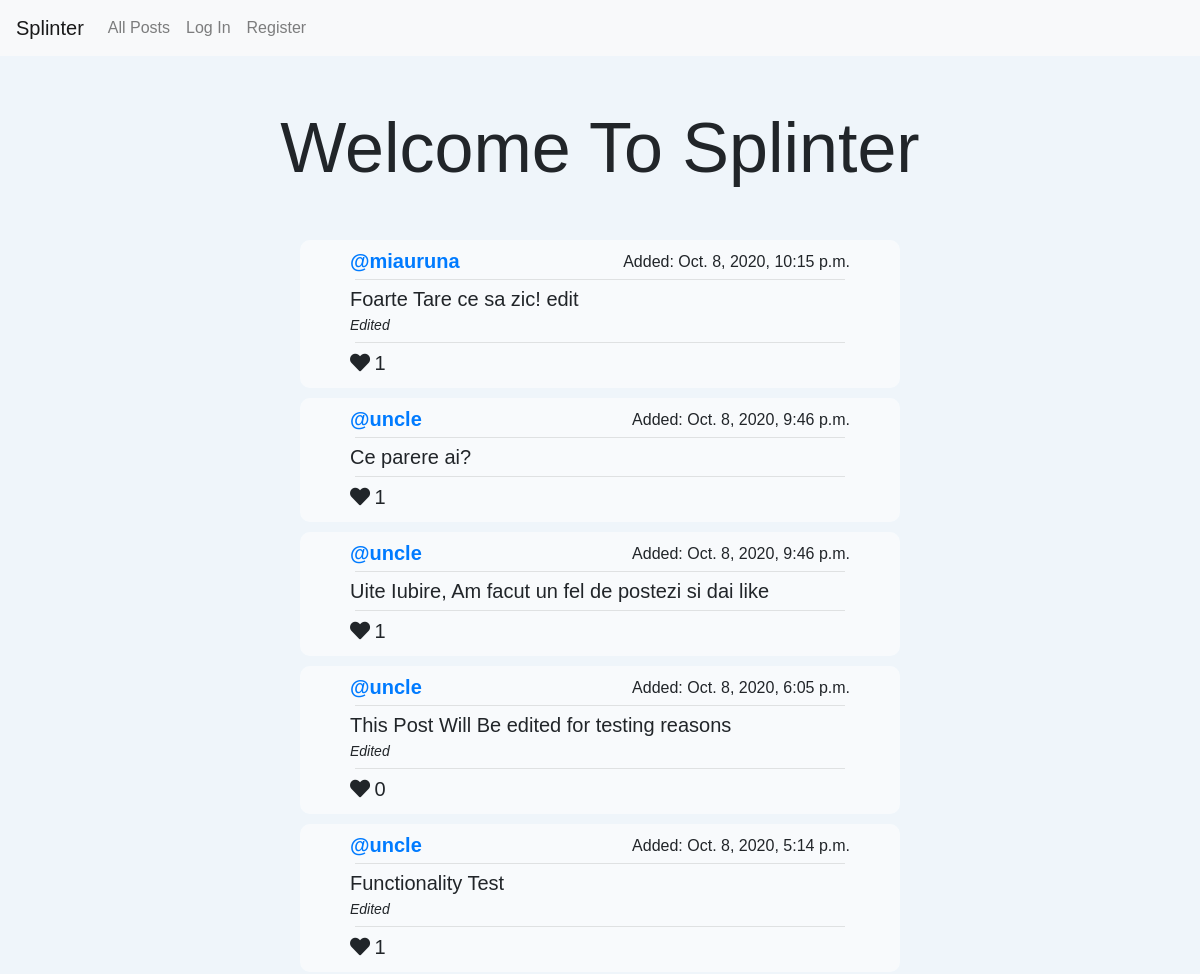
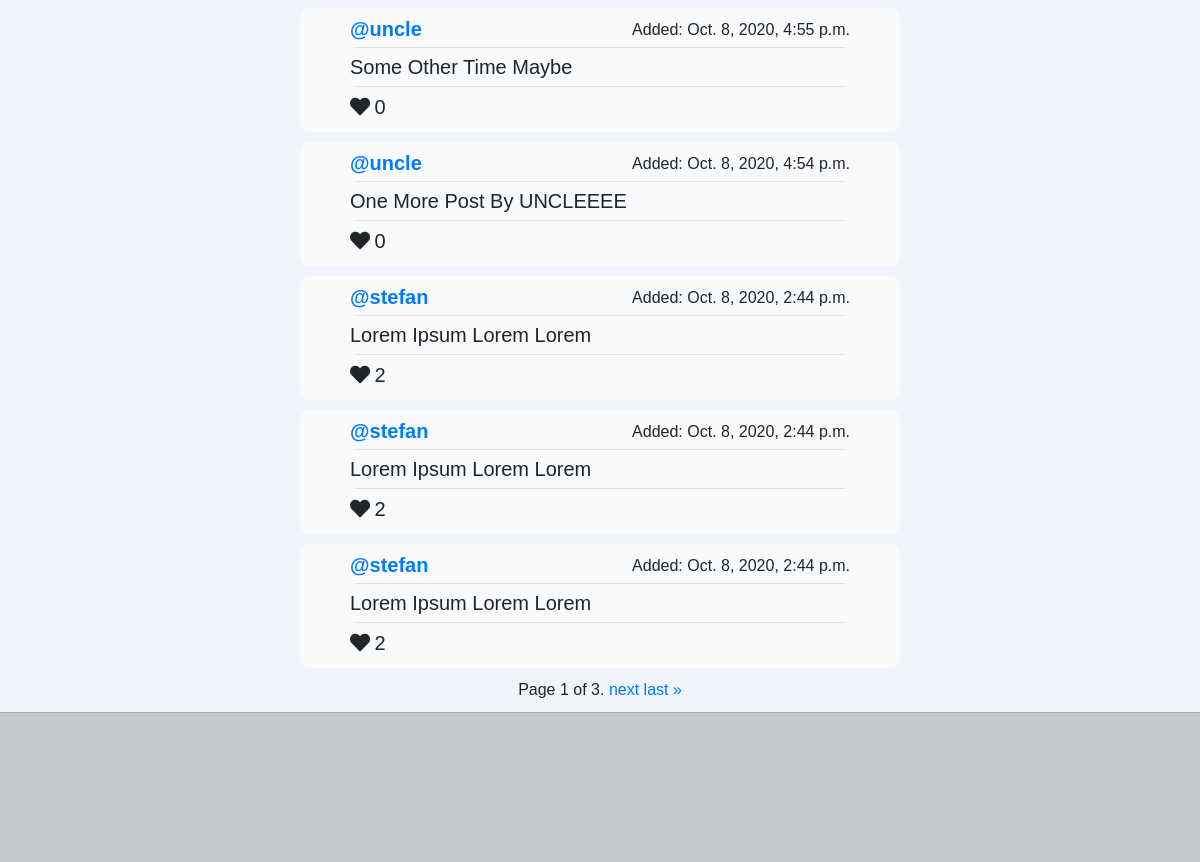
The app's page /, older data (2 pictures, top to bottom).
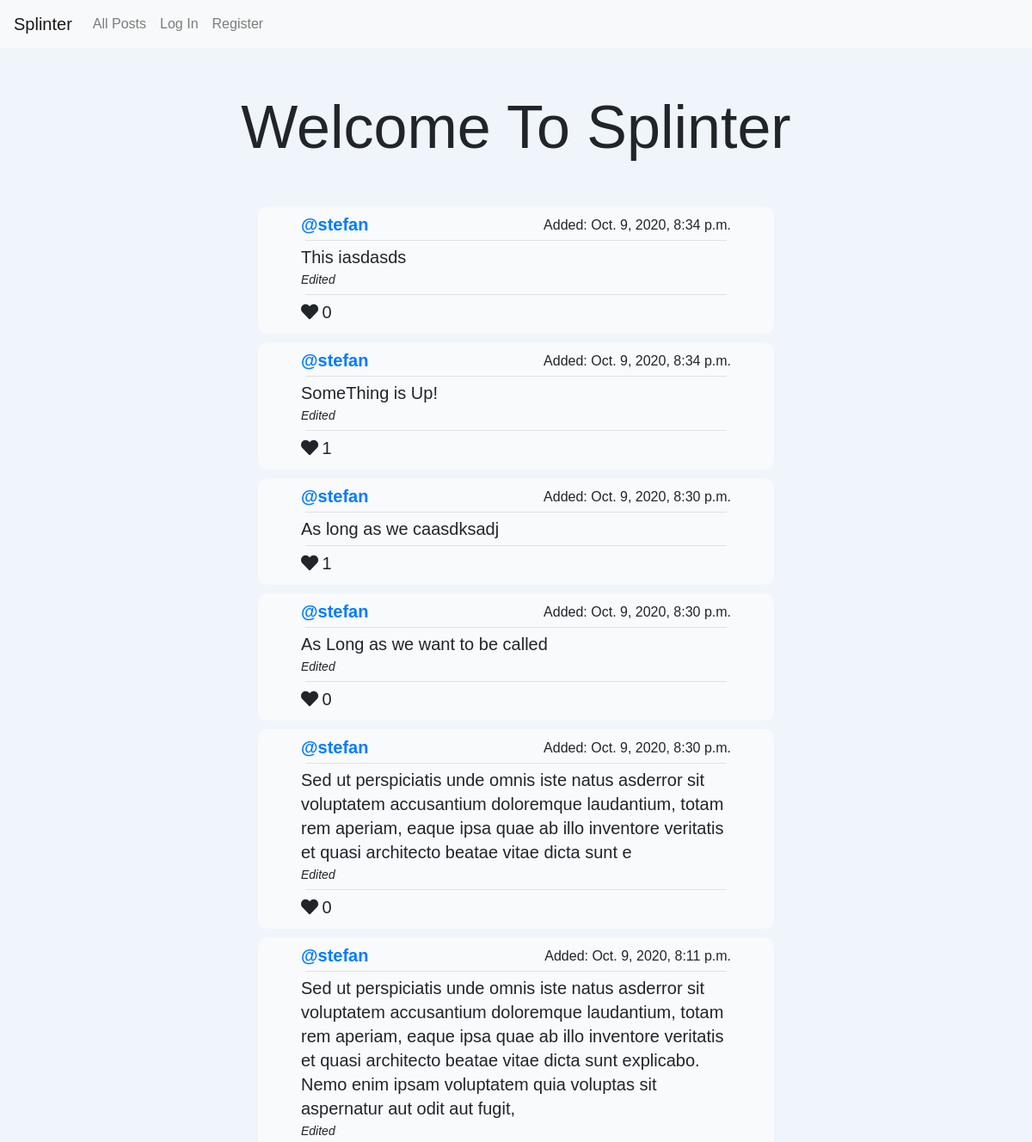
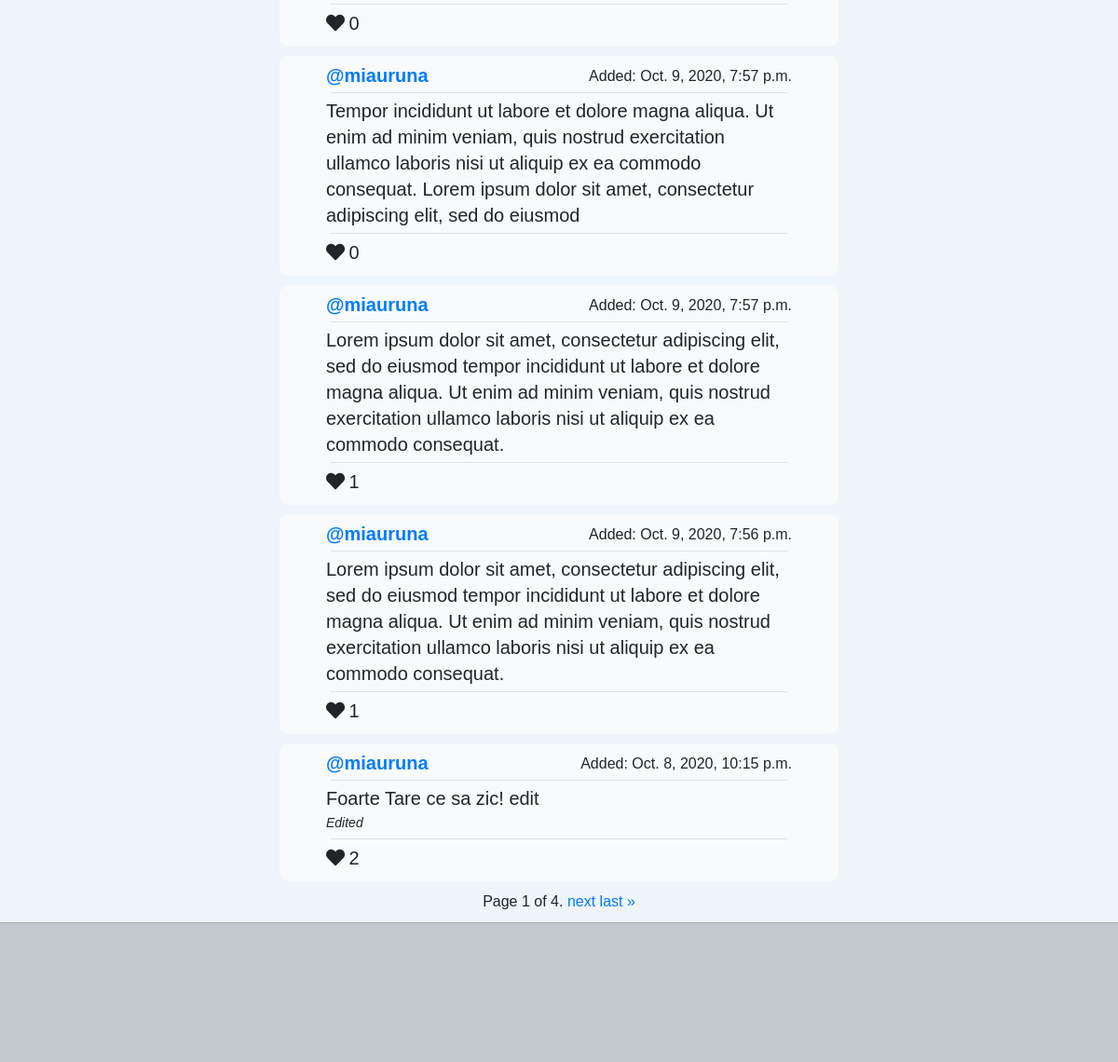
The same page, newer data (2 pictures, top to bottom).
### network/models.py (models this page shows, shortened)
class Post(models.Model):
    user = models.ForeignKey(settings.AUTH_USER_MODEL, on_delete=models.CASCADE, related_name="posts")
    content = models.CharField(max_length = 256)
    date_added = models.DateTimeField(auto_now_add=True)
    edited = models.BooleanField(default=False)
    like = models.ManyToManyField(User, blank=True, related_name="likes")

class User(AbstractUser):
    pass

### network/views.py (the view)
# urls.py: path("", views.index, name="index"),
def index(request):
    posts_list = Post.objects.all().order_by('-date_added')
    paginator = Paginator(posts_list, 10)
    page_number = request.GET.get('page')
    page_obj = paginator.get_page(page_number)
    context = {
        "page_obj": page_obj,
    }
    return render(request, "network/index.html", context)

### network/templates/network/index.html (shortened to what this page needs)
{% extends "network/layout.html" %}
{% load static %}
{% block body %}
    {% if user.is_authenticated %}
        <div class="post-container form-container">
            <h2 class="form-header">Create A New Post</h2>
            <form action="" id="post-form">
                <textarea class="form-control" id="post-content" rows="3"></textarea>
                <input class="form-button my-button" id="post-submit" type="submit">
            </form>
        </div>
    {% else %}
        <h1 class="main-header">
            Welcome To Splinter
        </h1>
    {% endif %}
    {% for post in page_obj %}
        <div id="post_container_{{ post.id }}" class="post-container">
            <div class="post-header">
                <div class="post-user">
                    <a class="post-profile-link" href="{% url 'display_profile_view' post.user.id %}">@{{ post.user.username }}</a>
                </div>
                <p class="post-date">Added: {{ post.date_added }}</p>
            </div>
            <hr>
            <div id="content_container_{{ post.id }}">
                <p class="post-content" id="post_content_{{ post.id }}">
                    {{ post.content }}
                </p>
                {% if post.edited == True %}
                    <small class="post-content-edit">Edited</small>
                {% endif %}
            </div>
            <hr>
            {% if user.is_authenticated %}
                <div id="like_button_{{ post.id }}" class="liked" data-post_id="{{ post.id }}">
                    {% if request.user in post.like.all %}
                        <i class="fas fa-heart icon"></i>
                    {% else %}
                        <i class="far fa-heart icon"></i>
                    {% endif %}
                </div>
            {% else %}
                <i class="fas fa-heart icon"></i>
            {% endif %}
            <p class="likes_count" id="like_count_{{ post.id }}">{{ post.like.count }}</p>
        </div>
    {% endfor %}
    <div class="pagination">
        <span class="step-links">
            <span class="current">
                Page {{ page_obj.number }} of {{ page_obj.paginator.num_pages }}.
            </span>
            {% if page_obj.has_next %}
                <a href="?page={{ page_obj.next_page_number }}">next</a>
                <a href="?page={{ page_obj.paginator.num_pages }}">last &raquo;</a>
            {% endif %}
        </span>
    </div>
{% endblock %}

Row changes from the older to the newer data that the page shows:
no longer on this page (row unchanged): Post: user.username "uncle", date_added "Oct. 8, 2020, 9:46 p.m.", content "Ce parere ai?", like.count "1"
no longer on this page (row unchanged): Post: user.username "uncle", date_added "Oct. 8, 2020, 9:46 p.m.", content "Uite Iubire, Am facut un fel de postezi si dai like", like.count "1"
no longer on this page (row unchanged): Post: user.username "uncle", date_added "Oct. 8, 2020, 6:05 p.m.", content "This Post Will Be edited for testing reasons", edited "Edited", like.count "0"
no longer on this page (row unchanged): Post: user.username "uncle", date_added "Oct. 8, 2020, 5:14 p.m.", content "Functionality Test", edited "Edited", like.count "1"
no longer on this page (row unchanged): Post: user.username "uncle", date_added "Oct. 8, 2020, 4:55 p.m.", content "Some Other Time Maybe", like.count "0"
no longer on this page (row unchanged): Post: user.username "uncle", date_added "Oct. 8, 2020, 4:54 p.m.", content "One More Post By UNCLEEEE", like.count "0"
no longer on this page (row unchanged): Post: user.username "stefan", date_added "Oct. 8, 2020, 2:44 p.m.", content "Lorem Ipsum Lorem Lorem", like.count "2"
no longer on this page (row unchanged): Post: user.username "stefan", date_added "Oct. 8, 2020, 2:44 p.m.", content "Lorem Ipsum Lorem Lorem", like.count "2"
no longer on this page (row unchanged): Post: user.username "stefan", date_added "Oct. 8, 2020, 2:44 p.m.", content "Lorem Ipsum Lorem Lorem", like.count "2"
added Post: user.username "stefan", date_added "Oct. 9, 2020, 8:34 p.m.", content "This iasdasds", edited "Edited", like.count "0"
added Post: user.username "stefan", date_added "Oct. 9, 2020, 8:34 p.m.", content "SomeThing is Up!", edited "Edited", like.count "1"
added Post: user.username "stefan", date_added "Oct. 9, 2020, 8:30 p.m.", content "As long as we caasdksadj", like.count "1"
added Post: user.username "stefan", date_added "Oct. 9, 2020, 8:30 p.m.", content "As Long as we want to be called", edited "Edited", like.count "0"
added Post: user.username "stefan", date_added "Oct. 9, 2020, 8:30 p.m.", content "Sed ut perspiciatis unde omnis iste natus asderror sit voluptatem accusantium doloremque laudantium, totam rem aperiam, eaque ipsa quae ab illo inventore veritatis et quasi architecto beatae vitae dicta sunt e", edited "Edited", like.count "0"
added Post: user.username "stefan", date_added "Oct. 9, 2020, 8:11 p.m.", content "Sed ut perspiciatis unde omnis iste natus asderror sit voluptatem accusantium doloremque laudantium, totam rem aperiam, eaque ipsa quae ab illo inventore veritatis et quasi architecto beatae vitae dicta sunt explicabo. Nemo enim ipsam voluptatem quia voluptas sit aspernatur aut odit aut fugit,", edited "Edited", like.count "0"
added Post: user.username "miauruna", date_added "Oct. 9, 2020, 7:57 p.m.", content "Tempor incididunt ut labore et dolore magna aliqua. Ut enim ad minim veniam, quis nostrud exercitation ullamco laboris nisi ut aliquip ex ea commodo consequat. Lorem ipsum dolor sit amet, consectetur adipiscing elit, sed do eiusmod", like.count "0"
added Post: user.username "miauruna", date_added "Oct. 9, 2020, 7:57 p.m.", content "Lorem ipsum dolor sit amet, consectetur adipiscing elit, sed do eiusmod tempor incididunt ut labore et dolore magna aliqua. Ut enim ad minim veniam, quis nostrud exercitation ullamco laboris nisi ut aliquip ex ea commodo consequat.", like.count "1"
added Post: user.username "miauruna", date_added "Oct. 9, 2020, 7:56 p.m.", content "Lorem ipsum dolor sit amet, consectetur adipiscing elit, sed do eiusmod tempor incididunt ut labore et dolore magna aliqua. Ut enim ad minim veniam, quis nostrud exercitation ullamco laboris nisi ut aliquip ex ea commodo consequat.", like.count "1"
computed for Post "Foarte Tare ce sa zic! edit": like.count "1" → "2"
Text that changed along with them:
{{ page_obj.paginator.num_pages }}: "3" → "4"
